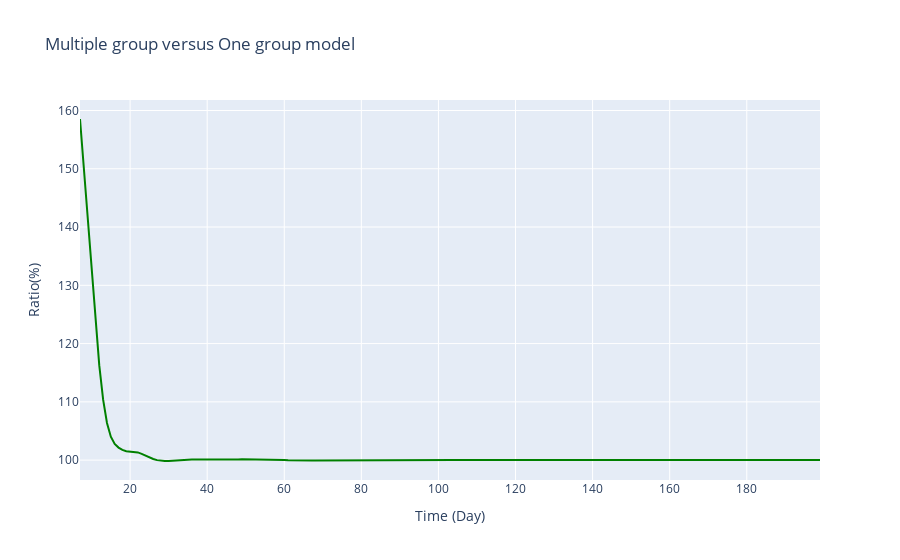
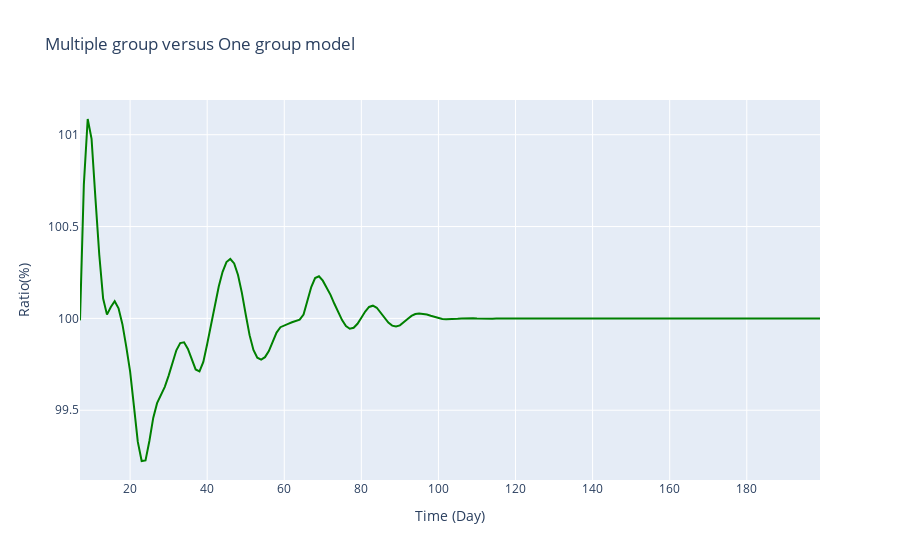
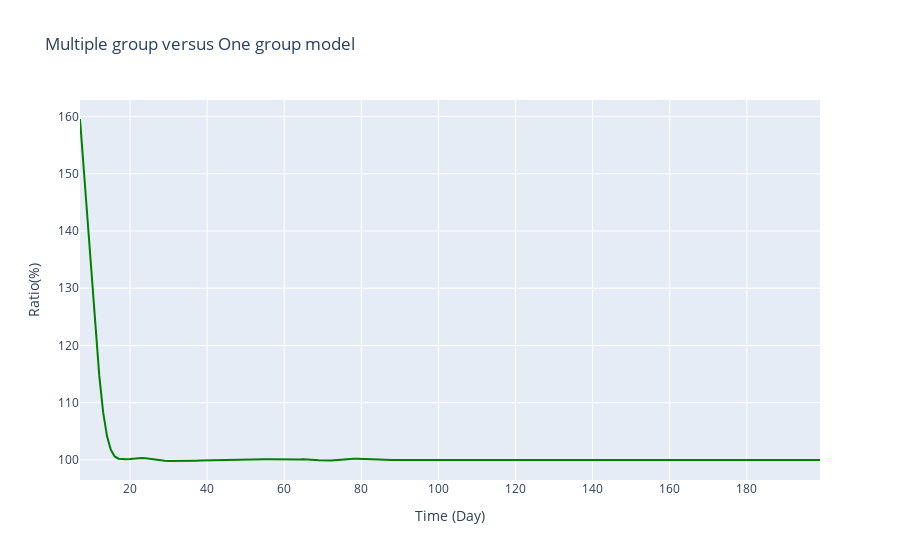
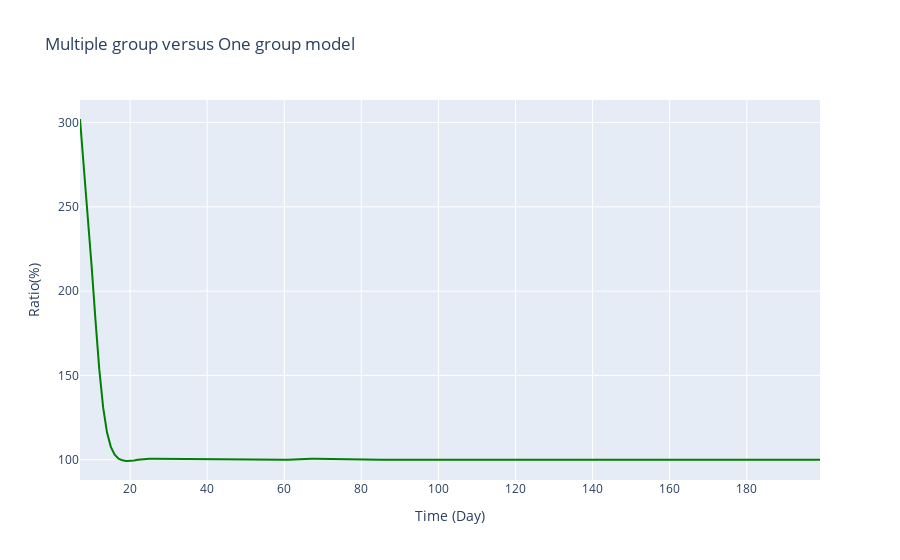

Notebook code for these charts, in order:
### Markdown cell above
## Divergence of Means

### Code cell
uni_post_dist = []
multi_post_dist = []

for _ in range(len(contact_matrix)):
    mean_ratios = []
    uni_rate = []
    multi_rate = []
    shape = []
    for t in np.arange(R_t_start, num_timepoints):
        shape.append( a + math.fsum(agg_cases[_][(t-tau):(t+1)]))
        uni_cat_sum_var = 0
        for k in range(t-tau,t+1):
            if k > len(average_serial_interval):
                vec1 = agg_cases[_][(k-1):(k - len(average_serial_interval) - 1):-1] # I_(k-1), ... , I_0
                vec2 = average_serial_interval[:k] # w_1, ... , w_k
            else:
                vec1 = agg_cases[_][(k-1)::-1] # I_(k-1), ... , I_0
                vec2 = average_serial_interval[:k] # w_1, ... , w_k
            uni_cat_sum_var += math.fsum(np.multiply(vec1,vec2))/np.sum(average_serial_interval)
        uni_cat_rate = b + uni_cat_sum_var

        multi_cat_sum_var = 0
        for k_inx, k in enumerate(range(t-tau,t+1)):
            sub_sum_i = 0
            for i in range(num_categories):
                for j in range(num_categories):
                    if k > serial_intervals.shape[1]:
                        vec1 = desagg_cases[_][(k-1):(k - serial_intervals.shape[1] - 1):-1, j] # I_(k-1), ... , I_0
                        vec2 = serial_intervals[j, :k] # w_1, ... , w_k
                    else:
                        vec1 = desagg_cases[_][(k-1)::-1, j] # I_(k-1), ... , I_0
                        vec2 = serial_intervals[j, :k] # w_1, ... , w_k
                    sub_sum_j = math.fsum(np.multiply(vec1,vec2))/np.sum(serial_intervals[j,:])
                    sub_sum_j *= contact_matrix[_][i, j] * transmissibility[j]
                    sub_sum_i += sub_sum_j
            multi_cat_sum_var += sub_sum_i  # vector of sum^k_{s=0} w_s I_{k-s}
            # print(multi_cat_sum_var)
        multi_cat_rate = b + (multi_cat_sum_var/spec_radius[_])

        mean_ratios.append(uni_cat_rate / multi_cat_rate)
        uni_rate.append(uni_cat_rate)
        multi_rate.append(multi_cat_rate)

    mean_ratio = pd.DataFrame({
        'Time Points': np.arange(R_t_start, num_timepoints),
        'R_t': 100 * np.asarray(mean_ratios)
    })

    # Tests
    i + tau == num_timepoints
    len(shape) == num_timepoints - tau
    len(uni_rate) == num_timepoints - tau
    len(multi_rate) == num_timepoints - tau

    mean_uni = np.divide(shape, uni_rate)
    mean_multi = np.divide(shape, multi_rate)

    uni_post_dist.append(scipy.stats.gamma(shape,scale = 1/np.array(uni_rate)))
    uni_post_dist_interval = uni_post_dist[_].interval(.95)

    multi_post_dist.append(scipy.stats.gamma(shape,scale = 1/np.array(multi_rate)))
    multi_post_dist_interval = multi_post_dist[_].interval(.95)

    fig = ReproductionNumberPlot()

    fig.add_ground_truth_rt(mean_ratio)    
    fig.update_labels(time_label='Time (Day)', r_label='Ratio(%)')
    fig.figure.update_layout(title_text='Multiple group versus One group model')

    fig.show_figure()

### Figure 1 — Plotly figure (JSON) as saved in the notebook; plotly's stock layout.template omitted (floating-point values rounded to 4 significant figures; data arrays with more than 128 entries replaced by an {"elided": "..."} marker saying what was removed)
{"data": [{"line": {"color": "green"}, "mode": "lines", "name": "True R", "type": "scatter", "x": {"elided": "193 int values"}, "y": {"elided": "193 float values"}}], "layout": {"title": {"text": "Multiple group versus One group model"}, "xaxis": {"title": {"text": "Time (Day)"}}, "yaxis": {"title": {"text": "Ratio(%)"}}}}

### Figure 2 — Plotly figure (JSON) as saved in the notebook; plotly's stock layout.template omitted (floating-point values rounded to 4 significant figures; data arrays with more than 128 entries replaced by an {"elided": "..."} marker saying what was removed)
{"data": [{"line": {"color": "green"}, "mode": "lines", "name": "True R", "type": "scatter", "x": {"elided": "193 int values"}, "y": {"elided": "193 float values"}}], "layout": {"title": {"text": "Multiple group versus One group model"}, "xaxis": {"title": {"text": "Time (Day)"}}, "yaxis": {"title": {"text": "Ratio(%)"}}}}

### Figure 3 — Plotly figure (JSON) as saved in the notebook; plotly's stock layout.template omitted (floating-point values rounded to 4 significant figures; data arrays with more than 128 entries replaced by an {"elided": "..."} marker saying what was removed)
{"data": [{"line": {"color": "green"}, "mode": "lines", "name": "True R", "type": "scatter", "x": {"elided": "193 int values"}, "y": {"elided": "193 float values"}}], "layout": {"title": {"text": "Multiple group versus One group model"}, "xaxis": {"title": {"text": "Time (Day)"}}, "yaxis": {"title": {"text": "Ratio(%)"}}}}

### Figure 4 — Plotly figure (JSON) as saved in the notebook; plotly's stock layout.template omitted (floating-point values rounded to 4 significant figures; data arrays with more than 128 entries replaced by an {"elided": "..."} marker saying what was removed)
{"data": [{"line": {"color": "green"}, "mode": "lines", "name": "True R", "type": "scatter", "x": {"elided": "193 int values"}, "y": {"elided": "193 float values"}}], "layout": {"title": {"text": "Multiple group versus One group model"}, "xaxis": {"title": {"text": "Time (Day)"}}, "yaxis": {"title": {"text": "Ratio(%)"}}}}
